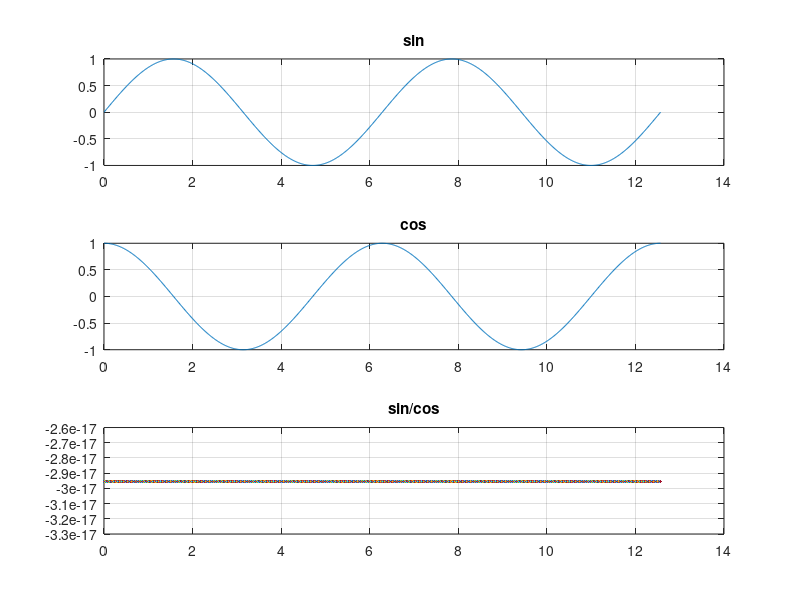

The MATLAB script that drew this image: (Note: this script raises an error after producing the figure.)
clc
clear

angles = linspace(0,4*pi,1001);
C = cos(angles);
S = sin(angles);

subplot(3,1,1);
plot(angles,S);
grid on;
title("sin");

subplot(3,1,2);
plot(angles,C);
grid on;
title("cos");

subplot(3,1,3);
plot(angles,S/C);
grid on;
title("sin/cos");
x_label("radians");